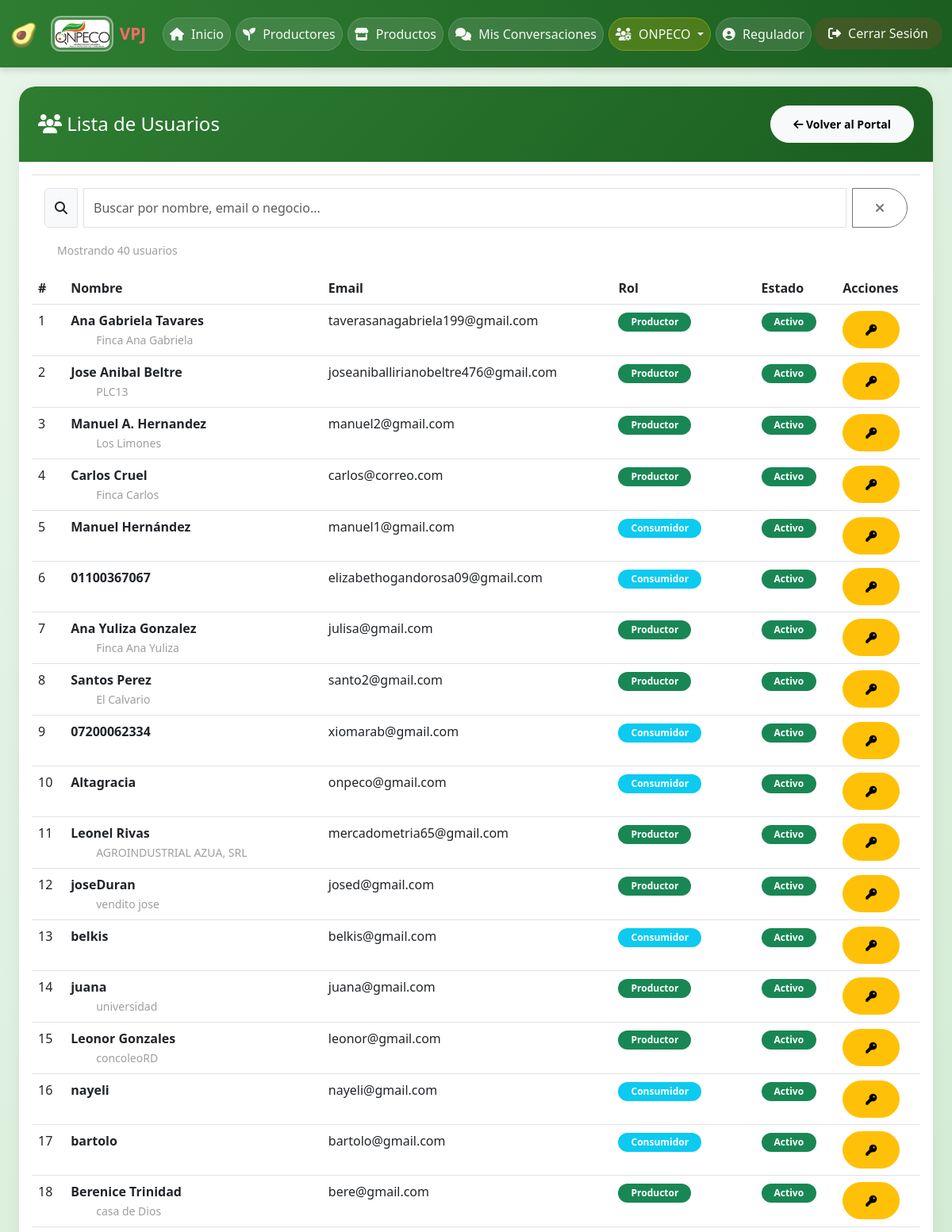
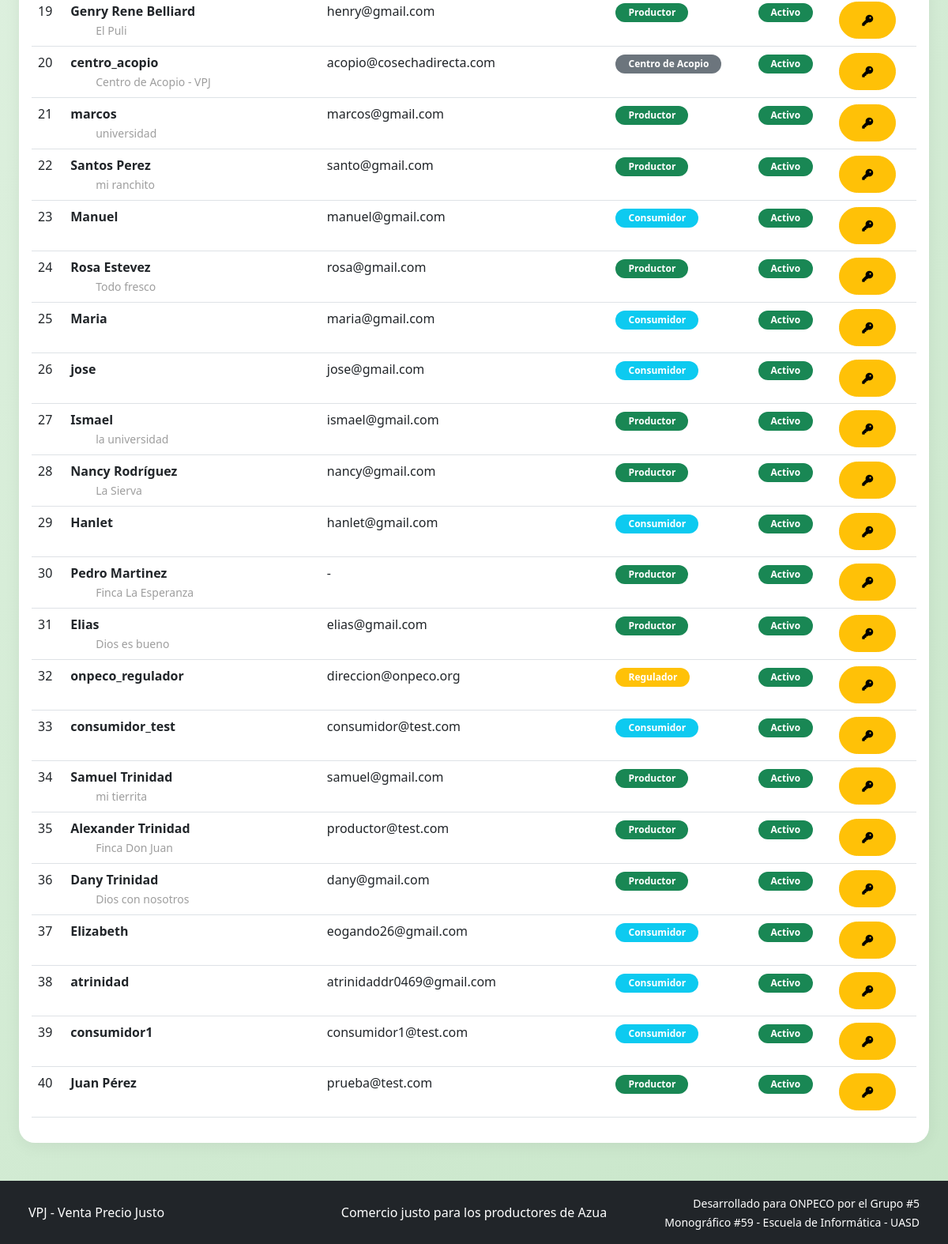
The app's page /users/onpeco/usuarios/ (signed in) with its own data (2 pictures, top to bottom).
### apps/users/models.py (models this page shows, shortened)
class User(AbstractUser):
    ROLES = (
        ('productor', 'Productor'),
        ('consumidor', 'Consumidor'),
        ('suplidor', 'Suplidor'),
        ('regulador', 'Regulador'),
        ('acopio', 'Centro de Acopio'),
    )
    NIVELES_REPUTACION = (
        ('excelente', '🌟 Excelente - Productor ejemplar'),
        ('bueno', '👍 Bueno - Cumple con lo pactado'),
        ('regular', '⚠️ Regular - Presenta quejas ocasionales'),
        ('malo', '👎 Malo - Múltiples quejas justificadas'),
        ('critico', '🚨 Crítico - Riesgo para consumidores'),
    )
    role = models.CharField(
        max_length=20,
        choices=ROLES,
        default='consumidor',
        help_text="Rol del usuario en el sistema VPJ"
    )
    phone = models.CharField(
        max_length=15,
        blank=True,
        null=True,
        help_text="Número de teléfono del usuario"
    )
    address = models.TextField(
        blank=True,
        null=True,
        help_text="Dirección física del usuario o negocio"
    )
    business_name = models.CharField(
        max_length=100,
        blank=True,
        null=True,
        help_text="Nombre del negocio o finca (para productores/suplidores)"
    )
    is_approved = models.BooleanField(
        default=False,
        help_text="Indica si el productor/suplidor ha sido aprobado por ONPECO"
    )
    is_profile_public = models.BooleanField(
        default=True,
        help_text="Si es True, el perfil público es visible para todos. Si es False, solo el productor y ONPECO pueden verlo."
    )
    reputacion_actual = models.CharField(
        max_length=20,
        choices=NIVELES_REPUTACION,
        default='bueno',
        blank=True,
        null=True,
        help_text="Nivel de reputación asignado por ONPECO"
    )
    must_change_password = models.BooleanField(
        default=False,
        help_text="Indica si el usuario debe cambiar su contraseña al iniciar sesión (contraseña temporal)"
    )
    def get_full_name(self):
        if self.first_name and self.last_name:
            return f"{self.first_name} {self.last_name}"
        elif self.first_name:
            return self.first_name
        elif self.last_name:
            return self.last_name
        return self.username  # Si no tiene nombre, muestra la cédula

### apps/users/views.py (the view)
# urls.py: path('onpeco/usuarios/', views.lista_usuarios_onpeco, name='lista_usuarios_onpeco'),
@login_required
def lista_usuarios_onpeco(request):
    if not (request.user.is_staff or getattr(request.user, 'role', '') == 'regulador'):
        return HttpResponseForbidden("No tienes permiso para acceder a esta función.")
    usuarios = User.objects.all().order_by('-date_joined')
    context = {
        'usuarios': usuarios,
    }
    return render(request, 'users/lista_usuarios_onpeco.html', context)

### apps/chat/context_processors.py (called while the page is built)
def chat_notifications(request):
    if request.user.is_authenticated:
        unread_count = ChatMessage.get_unread_count_for_user(request.user)
        return {
            'chat_unread_count': unread_count,
        }
    return {
        'chat_unread_count': 0,
    }

### apps/chat/models.py (called while the page is built)
    @classmethod
    def get_unread_count_for_user(cls, user):
        return cls.objects.filter(
            room__productor=user,
            is_read=False
        ).exclude(sender=user).count() + cls.objects.filter(
            room__consumidor=user,
            is_read=False
        ).exclude(sender=user).count()

### templates/users/lista_usuarios_onpeco.html (shortened to what this page needs)
{% extends 'base/base.html' %}
{% block content %}
<div class="container">
    <div class="row">
        <div class="col-12">
            <div class="card">
                <div class="card-header bg-success text-white d-flex justify-content-between align-items-center">
                    <h4 class="mb-0"><i class="fas fa-users"></i> Lista de Usuarios</h4>
                    <a href="{% url 'complaints:portal_onpeco' %}" class="btn btn-light btn-sm">
                        <i class="fas fa-arrow-left"></i> Volver al Portal
                    </a>
                </div>
                <div class="card-body">
                    <div class="mb-3">
                        <div class="input-group">
                            <span class="input-group-text"><i class="fas fa-search"></i></span>
                            <input type="text"
                                   id="buscadorUsuarios"
                                   class="form-control"
                                   placeholder="Buscar por nombre, email o negocio..."
                                   autofocus>
                            <button class="btn btn-outline-secondary" type="button" id="limpiarBusqueda" title="Limpiar búsqueda">
                                <i class="fas fa-times"></i>
                            </button>
                        </div>
                        <small class="text-muted" id="contadorResultados">Mostrando {{ usuarios|length }} usuarios</small>
                    </div>
                    <div class="table-responsive">
                        <table class="table table-hover" id="tablaUsuarios">
                            <thead>
                                <tr>
                                    <th>#</th>
                                    <th>Nombre</th>
                                    <th>Email</th>
                                    <th>Rol</th>
                                    <th>Estado</th>
                                    <th>Acciones</th>
                                </tr>
                            </thead>
                            <tbody>
                                {% for usuario in usuarios %}
                                <tr class="fila-usuario" data-nombre="{{ usuario.get_full_name|lower }}" data-email="{{ usuario.email|default:''|lower }}" data-negocio="{{ usuario.business_name|default:''|lower }}">
                                    <td class="contador">{{ forloop.counter }}</td>
                                    <td>
                                        <strong>{{ usuario.get_full_name }}</strong>
                                        {% if usuario.business_name %}
                                            <br><small class="text-muted">{{ usuario.business_name }}</small>
                                        {% endif %}
                                    </td>
                                    <td>{{ usuario.email|default:"-" }}</td>
                                    <td>
                                        <span class="badge
                                            {% if usuario.role == 'regulador' %}bg-warning
                                            {% elif usuario.role == 'productor' %}bg-success
                                            {% elif usuario.role == 'consumidor' %}bg-info
                                            {% elif usuario.role == 'suplidor' %}bg-primary
                                            {% elif usuario.role == 'acopio' %}bg-secondary
                                            {% else %}bg-secondary{% endif %}">
                                            {{ usuario.get_role_display|default:usuario.role }}
                                        </span>
                                    </td>
                                    <td>
                                        {% if usuario.is_active %}
                                            <span class="badge bg-success">Activo</span>
                                        {% else %}
                                            <span class="badge bg-danger">Inactivo</span>
                                        {% endif %}
                                    </td>
                                    <td>
                                        <a href="{% url 'users:resetear_contrasena' usuario.id %}"
                                           class="btn btn-warning btn-sm"
                                           title="Restablecer contraseña">
                                            <i class="fas fa-key"></i>
                                        </a>
                                    </td>
                                </tr>
                                {% empty %}
                                <tr>
                                    <td colspan="6" class="text-center text-muted">
                                        No hay usuarios registrados.
                                    </td>
                                </tr>
                                {% endfor %}
                            </tbody>
                        </table>
                    </div>
                </div>
            </div>
        </div>
    </div>
</div>
{% endblock %}

### static/css/style.css (style rules this page uses)
:root { --color-primary: #2e7d32; --color-primary-dark: #1b5e20; --color-primary-light: #4caf50; --color-secondary: #ff9800; --color-success: #4caf50; --color-danger: #f44336; --color-warning: #ffc107; --color-info: #2196f3; --color-white: #ffffff; --color-gray-100: #f5f5f5; --color-gray-200: #eeeeee; --color-gray-300: #e0e0e0; --color-gray-400: #bdbdbd; --color-gray-500: #9e9e9e; --color-gray-600: #757575; --color-gray-700: #616161; --color-gray-800: #424242; --color-gray-900: #212121; --shadow-sm: 0 2px 4px rgba(0,0,0,0.1); --shadow-md: 0 4px 8px rgba(0,0,0,0.12); --shadow-lg: 0 8px 16px rgba(0,0,0,0.15); --border-radius: 12px; --border-radius-sm: 8px; }
* { margin: 0; padding: 0; box-sizing: border-box; }
body { font-family: 'Segoe UI', Tahoma, Geneva, Verdana, sans-serif; background: linear-gradient(135deg, #e8f5e9 0%, #c8e6c9 100%); min-height: 100vh; color: var(--color-gray-900); }
.container { max-width: 1200px; margin: 0 auto; }
.card { border: none; border-radius: var(--border-radius); box-shadow: var(--shadow-lg); overflow: hidden; background: var(--color-white); }
.card-header { background: linear-gradient(90deg, var(--color-primary) 0%, var(--color-primary-dark) 100%); color: var(--color-white); padding: 1.5rem; border: none; }
.input-group { padding: 1rem; background: var(--color-white); border-top: 1px solid var(--color-gray-300); gap: 0.5rem; }
.text-muted { color: var(--color-gray-500) !important; text-align: center; padding: 2rem; }

### templates/base/base.html (style rules this page uses)
.card .btn { border-radius: 30px; padding: 12px 28px; font-weight: 600; transition: all 0.3s ease; }
.card { border-radius: 20px; border: none; box-shadow: 0 4px 20px rgba(0, 0, 0, 0.06); transition: all 0.3s ease; }
.card-header { border-radius: 20px 20px 0 0 !important; background: linear-gradient(135deg, #2e7d32, #1b5e20) !important; }
.badge { border-radius: 30px; padding: 6px 16px; }

### records on screen
User: get_full_name "Ana Gabriela Tavares", business_name "Finca Ana Gabriela", email "taverasanagabriela199@gmail.com", role "Productor", is_active "Activo"
User: get_full_name "Jose Anibal Beltre", business_name "PLC13", email "joseaniballirianobeltre476@gmail.com", role "Productor", is_active "Activo"
User: get_full_name "Manuel A. Hernandez", business_name "Los Limones", email "manuel2@gmail.com", role "Productor", is_active "Activo"
User: get_full_name "Carlos Cruel", business_name "Finca Carlos", email "carlos@correo.com", role "Productor", is_active "Activo"
User: get_full_name "Manuel Hernández", email "manuel1@gmail.com", role "Consumidor", is_active "Activo"
User: get_full_name "01100367067", email "elizabethogandorosa09@gmail.com", role "Consumidor", is_active "Activo"
User: get_full_name "Ana Yuliza Gonzalez", business_name "Finca Ana Yuliza", email "julisa@gmail.com", role "Productor", is_active "Activo"
User: get_full_name "Santos Perez", business_name "El Calvario", email "santo2@gmail.com", role "Productor", is_active "Activo"
User: get_full_name "07200062334", email "xiomarab@gmail.com", role "Consumidor", is_active "Activo"
User: get_full_name "Altagracia", email "onpeco@gmail.com", role "Consumidor", is_active "Activo"
User: get_full_name "Leonel Rivas", business_name "AGROINDUSTRIAL AZUA, SRL", email "mercadometria65@gmail.com", role "Productor", is_active "Activo"
User: get_full_name "joseDuran", business_name "vendito jose", email "josed@gmail.com", role "Productor", is_active "Activo"
User: get_full_name "belkis", email "belkis@gmail.com", role "Consumidor", is_active "Activo"
User: get_full_name "juana", business_name "universidad", email "juana@gmail.com", role "Productor", is_active "Activo"
User: get_full_name "Leonor Gonzales", business_name "concoleoRD", email "leonor@gmail.com", role "Productor", is_active "Activo"
User: get_full_name "nayeli", email "nayeli@gmail.com", role "Consumidor", is_active "Activo"
User: get_full_name "bartolo", email "bartolo@gmail.com", role "Consumidor", is_active "Activo"
User: get_full_name "Berenice Trinidad", business_name "casa de Dios", email "bere@gmail.com", role "Productor", is_active "Activo"
User: get_full_name "Genry Rene Belliard", business_name "El Puli", email "henry@gmail.com", role "Productor", is_active "Activo"
User: get_full_name "centro_acopio", business_name "Centro de Acopio - VPJ", email "acopio@cosechadirecta.com", role "Centro de Acopio", is_active "Activo"
User: get_full_name "marcos", business_name "universidad", email "marcos@gmail.com", role "Productor", is_active "Activo"
User: get_full_name "Santos Perez", business_name "mi ranchito", email "santo@gmail.com", role "Productor", is_active "Activo"
User: get_full_name "Manuel", email "manuel@gmail.com", role "Consumidor", is_active "Activo"
User: get_full_name "Rosa Estevez", business_name "Todo fresco", email "rosa@gmail.com", role "Productor", is_active "Activo"
User: get_full_name "Maria", email "maria@gmail.com", role "Consumidor", is_active "Activo"
User: get_full_name "jose", email "jose@gmail.com", role "Consumidor", is_active "Activo"
User: get_full_name "Ismael", business_name "la universidad", email "ismael@gmail.com", role "Productor", is_active "Activo"
User: get_full_name "Nancy Rodríguez", business_name "La Sierva", email "nancy@gmail.com", role "Productor", is_active "Activo"
User: get_full_name "Hanlet", email "hanlet@gmail.com", role "Consumidor", is_active "Activo"
User: get_full_name "Pedro Martinez", business_name "Finca La Esperanza", email "-", role "Productor", is_active "Activo"
User: get_full_name "Elias", business_name "Dios es bueno", email "elias@gmail.com", role "Productor", is_active "Activo"
User: get_full_name "onpeco_regulador", email "direccion@onpeco.org", role "Regulador", is_active "Activo"
User: get_full_name "consumidor_test", email "consumidor@test.com", role "Consumidor", is_active "Activo"
User: get_full_name "Samuel Trinidad", business_name "mi tierrita", email "samuel@gmail.com", role "Productor", is_active "Activo"
User: get_full_name "Alexander Trinidad", business_name "Finca Don Juan", email "productor@test.com", role "Productor", is_active "Activo"
User: get_full_name "Dany Trinidad", business_name "Dios con nosotros", email "dany@gmail.com", role "Productor", is_active "Activo"
User: get_full_name "Elizabeth", email "eogando26@gmail.com", role "Consumidor", is_active "Activo"
User: get_full_name "atrinidad", email "atrinidaddr0469@gmail.com", role "Consumidor", is_active "Activo"
User: get_full_name "consumidor1", email "consumidor1@test.com", role "Consumidor", is_active "Activo"
User: get_full_name "Juan Pérez", email "prueba@test.com", role "Productor", is_active "Activo"
